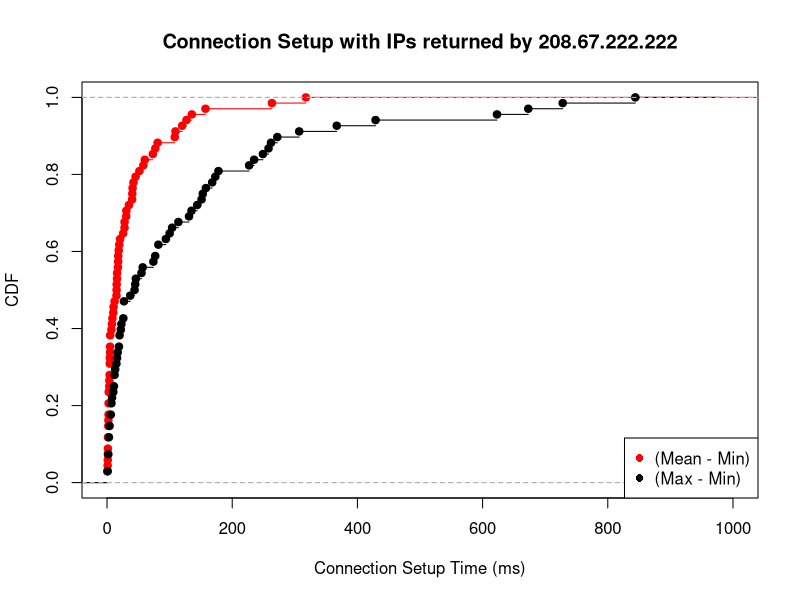

The R script that drew this image:
mean_min <- c(51.666667, 73.166667, 126.944444, 5.000000, 2.444444, 16.000000, 15.250000, 30.666667, 2.666667, 28.000000, 10.458333, 1.000000, 4.333333, 2.000000, 1.333333, 40.333333, 7.000000, 17.833333, 16.083333, 157.333333, 2.500000, 7.833333, 1.500000, 2.000000, 35.000000, 10.000000, 109.333333, 77.166667, 1.166667, 0.333333, 40.833333, 4.333333, 2.666667, 30.833333, 5.000000, 2.166667, 17.333333, 40.000000, 3.500000, 20.833333, 18.666667, 263.414167, 0.333333, 317.666667, 45.566667, 17.750000, 1.500000, 15.066667, 15.388889, 4.857143, 2.500000, 8.631579, 25.766667, 19.466667, 4.833333, 1.391304, 27.937500, 4.083333, 120.000000, 60.333333, 135.433333, 58.000000, 108.166667, 12.055556, 4.388889, 3.666667, 42.250000, 80.833333)

max_min <- c(153.00, 249.00, 227.00, 23.00, 22.00, 94.00, 27.00, 82.00, 7.00, 158.00, 57.00, 2.00, 13.00, 3.00, 4.00, 144.00, 27.00, 46.00, 74.00, 429.00, 11.00, 20.00, 3.00, 4.00, 82.00, 19.00, 367.00, 728.00, 2.00, 1.00, 100.00, 17.00, 6.00, 45.00, 20.00, 6.00, 55.00, 135.00, 7.00, 131.00, 27.00, 843.99, 1.00, 673.00, 151.00, 44.00, 3.00, 37.00, 77.00, 12.00, 8.00, 26.00, 173.00, 168.00, 15.00, 2.00, 258.00, 12.00, 272.00, 104.00, 623.00, 114.00, 307.00, 178.00, 10.00, 16.00, 235.00, 262.00)

mean_min_val = ecdf(mean_min)
max_min_val = ecdf(max_min)

plot(mean_min_val, lty=1, col="red", xlab="Connection Setup Time (ms)", ylab="CDF", main="Connection Setup with IPs returned by 208.67.222.222", xlim=c(0, 1000))
lines(max_min_val)

legend("bottomright",  pch =16, legend=c("(Mean - Min)", "(Max - Min)"), col=c("red", "black"))
